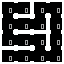

A 2D game scene composited from a Tiled map and its tileset images. What follows is a short description and the map's XML, with every tile layer's data as written:
An orthogonal 4x4 tile map with 16x16 px tiles, 1 tile layer (Tile Layer 1).

<map version="1.9" tiledversion="1.9.0" orientation="orthogonal" renderorder="right-down" width="4" height="4" tilewidth="16" tileheight="16" infinite="0" nextlayerid="2" nextobjectid="1">
 <tileset firstgid="1" source="../room_layouts.tsx" />
 <layer id="1" name="Tile Layer 1" width="4" height="4">
  <data encoding="csv">
6,3,6,7,
14,4,11,13,
10,4,7,13,
2,4,12,11
</data>
 </layer>
</map>
